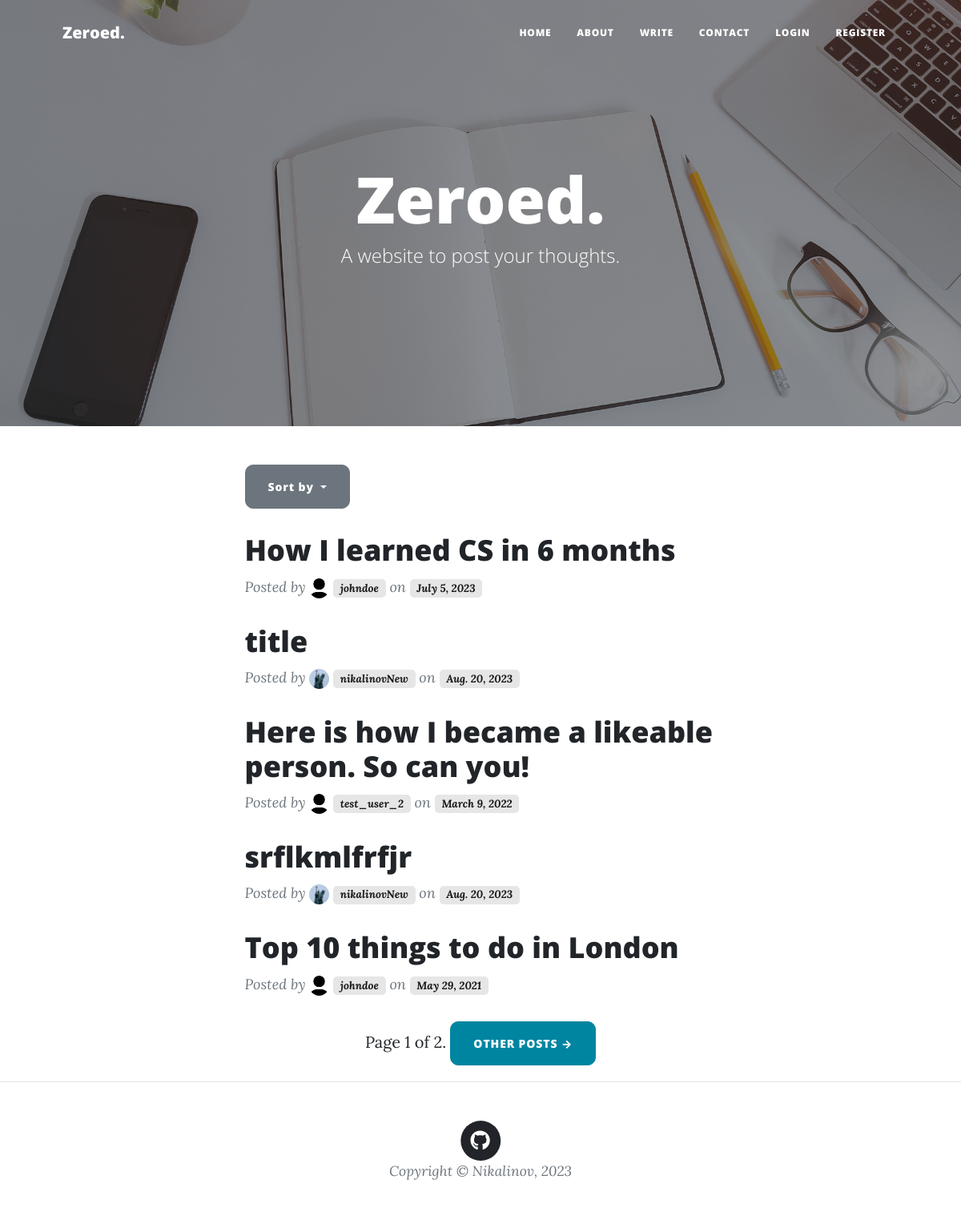
Page /feed/sorted/views on the earlier database version.
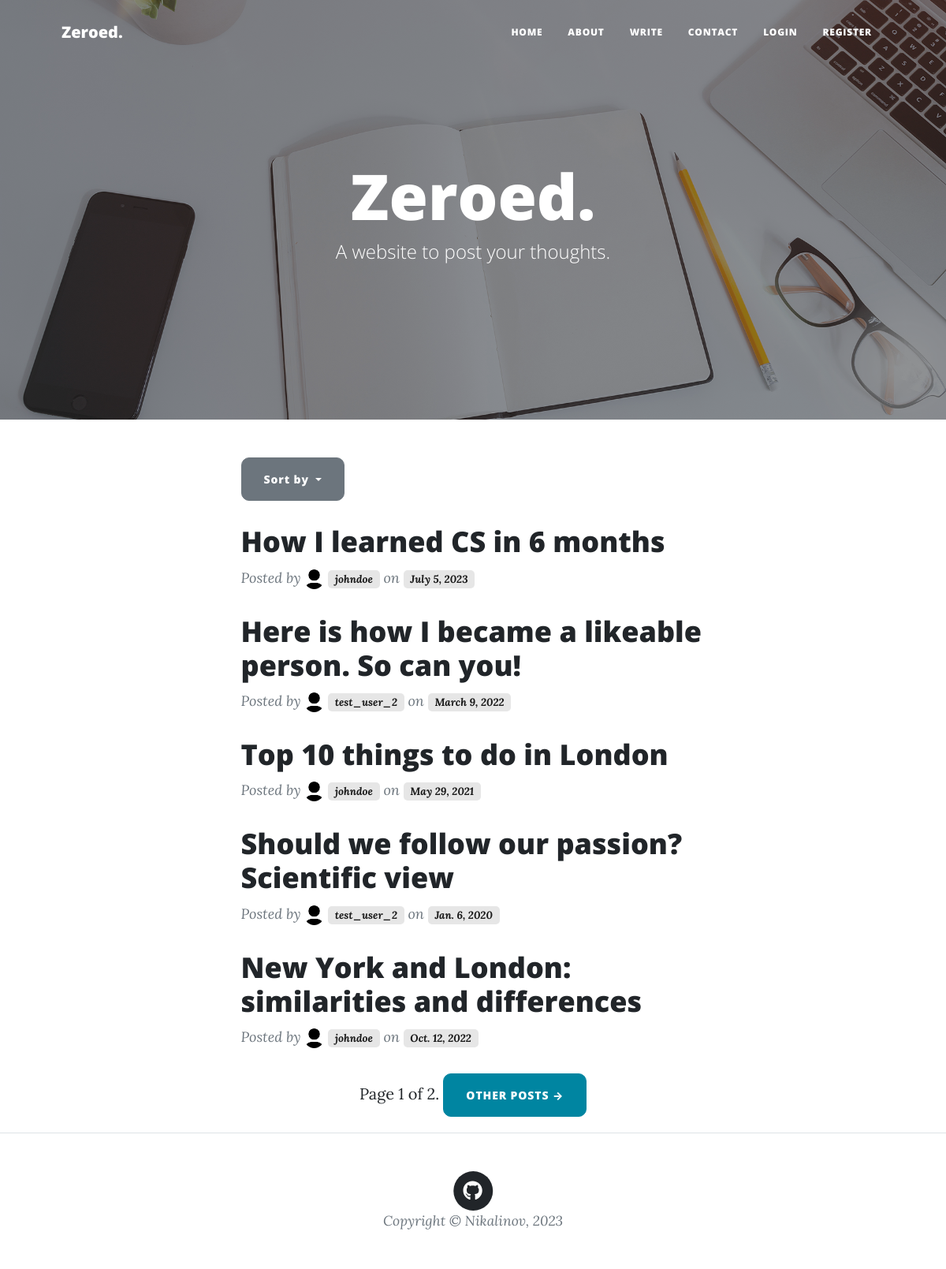
Same page on the later database version.
### feed/models.py (models this page shows, shortened)
class Blog(models.Model):
    title = models.CharField(max_length=200, null=True)
    author = models.ForeignKey(
        User,
        on_delete=models.RESTRICT,
        blank=True,
        null=True,
    )
    post_date = models.DateField(default=now)
    content_type = models.ManyToManyField(ContentType)
    language = models.CharField(max_length=50, choices=LANGUAGES, default='EN')
    content = QuillField()
    upvoters = models.ManyToManyField(User, related_name='upvoters')
    views = models.IntegerField(editable=False, default=0)
    picture = models.ImageField(upload_to='feed/blog-pics/', default='feed/blog-pics/white-bg.png', blank=True)
    class Meta:
        ordering = ['-post_date']

class UserProfile(models.Model):
    user = models.OneToOneField(User, on_delete=models.CASCADE)
    bio = models.TextField(max_length=500, blank=True)
    location = models.CharField(max_length=100, choices=COUNTRIES, null=True, blank=True)
    reputation = models.IntegerField(default=0, editable=False)
    birth_date = models.DateField(blank=True, null=True)
    followers = models.ManyToManyField(User, editable=False, related_name='followers')
    img_width = models.PositiveIntegerField(default=150)
    picture = models.ImageField(width_field='img_width', upload_to='feed/profile-pics/',
                                default='feed/profile-pics/profile-default.jpg', blank=True)
    website = models.CharField(max_length=100, blank=True)
    github = models.CharField(max_length=100, blank=True)
    twitter = models.CharField(max_length=100, blank=True)
    instagram = models.CharField(max_length=100, blank=True)
    facebook = models.CharField(max_length=100, blank=True)

### feed/views.py (the view)
# urls.py: path('', views.BlogListView.as_view(), name='index'),
class BlogListView(ListView):
    model = Blog
    paginate_by = 5
    template_name = 'feed/index.html'
    def get_queryset(self):
        if 'sorting' in self.kwargs:
            return blogs_sorted(self.kwargs['sorting'])
        else:
            return Blog.objects.order_by('title')

### feed/views.py (called while the page is built)
def blogs_sorted(sorting, author=None):
    reverse_sorting = {'rating', 'views', 'post_date'}
    if sorting in reverse_sorting:
        sorting = '-' + sorting
    if sorting == '-rating':
        blogs = Blog.objects.annotate(rating=Count('upvoters')).order_by(sorting).all()
    else:
        blogs = Blog.objects.order_by(sorting).all()
    return blogs.filter(author=author) if author else blogs

### feed/templates/feed/index.html (shortened to what this page needs)
{% extends 'base_generic.html' %}
{% load static %}
{% block header %}
  <header class="masthead" style="background-image: url('{% static 'feed/assets/img/home-bg.jpg' %}')">
    <div class="container position-relative px-4 px-lg-5">
      <div class="row gx-4 gx-lg-5 justify-content-center">
        <div class="col-md-10 col-lg-8 col-xl-7">
          <div class="site-heading">
            <h1>Zeroed.</h1>
            <span class="subheading">A website to post your thoughts.</span>
          </div>
        </div>
      </div>
    </div>
  </header>
{% endblock %}
{% block content %}
  <div class="container px-4 px-lg-5">
    <div class="row gx-4 gx-lg-5 justify-content-center">
      <div class="col-md-10 col-lg-8 col-xl-7">
        <div class="dropdown">
          <button class="btn btn-secondary dropdown-toggle" type="button" id="dropdownMenuButton" data-bs-toggle="dropdown" aria-haspopup="true" aria-expanded="false">
            Sort by
          </button>
        </div>
        {% for blog in blog_list %}
          <div class="post-preview">
            <a href="{% url 'blog' blog.pk %}">
              <h2 class="post-title">{{ blog.title }}</h2>
            </a>
            <p class="post-meta">
              Posted by
              <a href="{% url 'profile' blog.author.pk %}">
                <img class="rounded-circle" src="{{ blog.author.userprofile.picture.url }}" alt="img" width="25" height="25">
              </a>
              <a class="badge bg-light" href="{% url 'profile' blog.author.pk %}">{{ blog.author.username }}</a>
              on <span class="badge bg-light">{{ blog.post_date }}</span>
            </p>
          </div>
        {% endfor %}
        <div class="pagination justify-content-center" style="padding-bottom: 20px;">
          <span class="step-links">
            <span class="current">
                Page {{ page_obj.number }} of {{ page_obj.paginator.num_pages }}.
            </span>
            {% if page_obj.has_next %}
              <a class="btn btn-primary text-uppercase" href="?page={{ page_obj.next_page_number }}">Other Posts →</a>
            {% endif %}
          </span>
        </div>
      </div>
    </div>
  </div>
{% endblock %}

Differences in the rows shown:
removed Blog: title "title", author.userprofile.picture (picture), author.username "nikalinovNew", post_date "Aug. 20, 2023"
removed Blog: title "srflkmlfrfjr", author.userprofile.picture (picture), author.username "nikalinovNew", post_date "Aug. 20, 2023"
now on this page (row unchanged): Blog: title "Should we follow our passion? Scientific view", author.userprofile.picture (placeholder picture), author.username "test_user_2", post_date "Jan. 6, 2020"
now on this page (row unchanged): Blog: title "New York and London: similarities and differences", author.userprofile.picture (placeholder picture), author.username "johndoe", post_date "Oct. 12, 2022"
